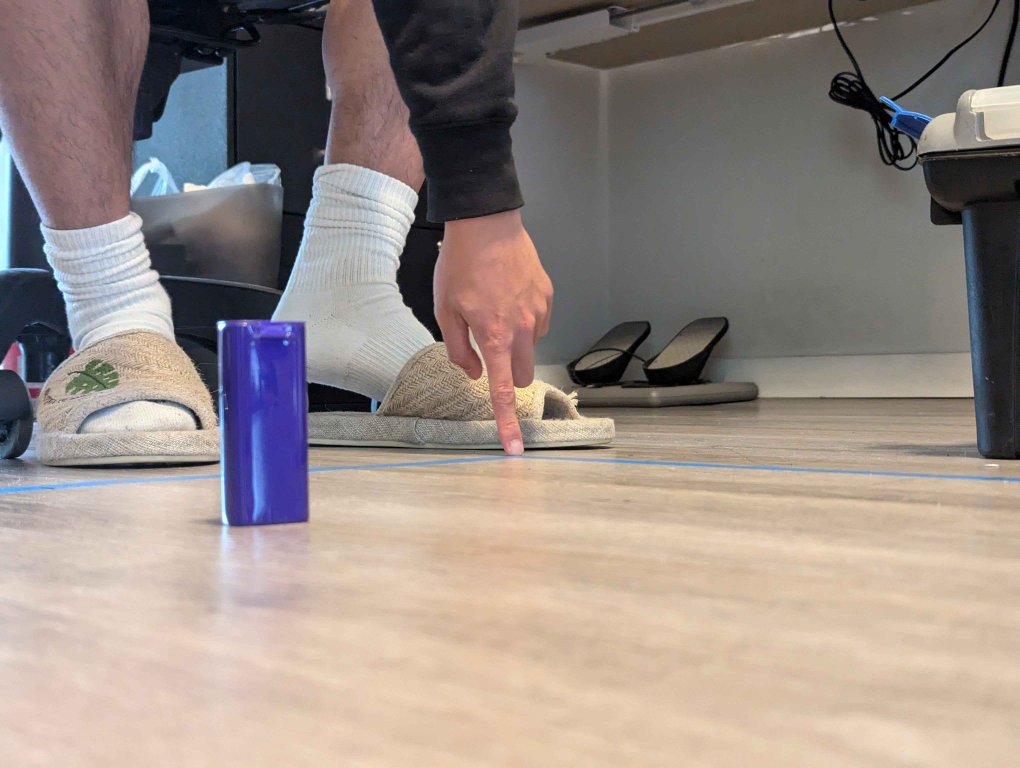
#> input picture Images/close.jpg, 4080 x 3072 px, given in place of the camera (shown at 1/4 size)
$ python main.py
#> lines starting #> are read from the running program, lines starting #| are printed output that depends on the picture; after the words box and inside, x2 and y2 are one past the last pixel; in counts of white or black regions, pixels touching at a corner belong together; long printed decimals are rounded
### 3d/cameraTrack.py
import math


def triangulate_XY(p1, p2):
    '''
    This function takes in the pixel displacement on the horizontal direction, and returns the X,Y coordinate of the object.
    '''
    if p1 is None or p2 is None:
        print("missing a variable")
    else:
        o1 = 90
        o2 = 270 #iphone
        px1 = 1280
        px2 = 1920#iphone
        FOV1 = 48.2
        FOV2 = 69.4
        x1 = 27
        y1 = 0
        x2 = 27
        y2 = 55
        angle1 = (p1)*FOV1/px1
        absAngle1 = o1 + FOV1/2 - angle1

        angle2 = (p2)*FOV2/px2
        absAngle2 = o2 + FOV2/2 - angle2

        A1 = math.tan(math.radians(absAngle1))
        A2 = math.tan(math.radians(absAngle2))

        x = (A1 * x1 - A2 * x2 + y2 - y1) / (A1 - A2)
        y = A1 * (x - x1) + y1

        print(x, y)
        return (x, y)

def triangulate_Z(p1, p2):
    '''
    This function takes in the pixel displacement vertically and returns the Z coordinate of the object.
    '''
    if p1 is None or p2 is None:
        print("missing a variable bro")
    else:
        o1 = 29.4 #iphone
        o2 = 29.4
        px1 = 1080
        px2 = 720
        FOV1 = 49.6
        FOV2 = 28
        d = 50
        angle1 = (p1)*FOV1/px1
        absAngle1 = o1 + FOV1/2 - angle1

        angle2 = (p2)*FOV2/px2
        absAngle2 = o2 + FOV2/2 - angle2

        A1 = math.tan(math.radians(absAngle1))
        A2 = math.tan(math.radians(absAngle2))

        x = (d * A2) / (A1 + A2)
        z = x * A1

        return z

### 3d/main.py
import cv2
import numpy as np
import cameraTrack
import matplotlib.pyplot as plt

# Initialize the cameras
cap1 = cv2.VideoCapture(0)  # First camera
cap2 = cv2.VideoCapture(1)  # Second camera

# [9 lines of commented-out code are left out]
lower = np.array([130, 50, 50])
upper = np.array([255, 255, 255])

def process_frame(frame):
    # Convert the frame to HSV color space
    hsv = cv2.cvtColor(frame, cv2.COLOR_BGR2HSV)

    # Create a mask for the color
    mask = cv2.inRange(hsv, lower, upper)

    # Find contours
    contours, _ = cv2.findContours(mask, cv2.RETR_TREE, cv2.CHAIN_APPROX_SIMPLE)

    center_x = None
    center_y = None

    if contours:
        # Find the largest contour
        largest_contour = max(contours, key=cv2.contourArea)

        # Get the bounding box coordinates
        x, y, w, h = cv2.boundingRect(largest_contour)

        # Calculate the center of the bounding box
        center_x = x + w // 2
        center_y = y + h // 2

        # Draw the bounding box and center point on the frame
        cv2.rectangle(frame, (x, y), (x + w, y + h), (0, 255, 0), 2)
        cv2.circle(frame, (center_x, center_y), 5, (0, 255, 0), -1)

        # Display the coordinates
        cv2.putText(frame, f"X: {center_x}, Y: {center_y}", (center_x - 50, center_y - 10), cv2.FONT_HERSHEY_SIMPLEX, 0.5, (255, 255, 255), 2)

        # Print the coordinates
        print(f"Object coordinates: X: {center_x}, Y: {center_y}")

    return frame, mask, center_x, center_y

def generate_data_stream():
    while True:
        x = np.random.rand()
        y = np.random.rand()
        yield (x, y)

data_stream = generate_data_stream()

# Initialize the plot
plt.ion()  # Turn on interactive mode
fig, ax = plt.subplots()
scatter = ax.scatter([], [], c='b')  # 'b' stands for blue color
ax.set_xlim(0, 55)
ax.set_ylim(0, 55)

# Function to update the plot
def update_plot(x):
    scatter.set_offsets(np.array([[x[0], x[1]]]))
    plt.draw()  # Update plot


while True:
    # Capture frame-by-frame from both cameras
    ret1, frame1 = cap1.read()
#> frame1 is the input picture: shape (3072, 4080, 3); mean B, G, R 132.8, 139.4, 151.2
    ret2, frame2 = cap2.read()

    if not ret1:
        break

    # Process frames
    processed_frame1, mask1, p1, p1y = process_frame(frame1)
#> in process_frame, `hsv = cv2.cvtColor(frame, cv2.COLOR_BGR2HSV)`: hsv: shape (3072, 4080, 3); mean H, S, V 42.6, 48.3, 157
#> in process_frame, `mask = cv2.inRange(hsv, lower, upper)`:
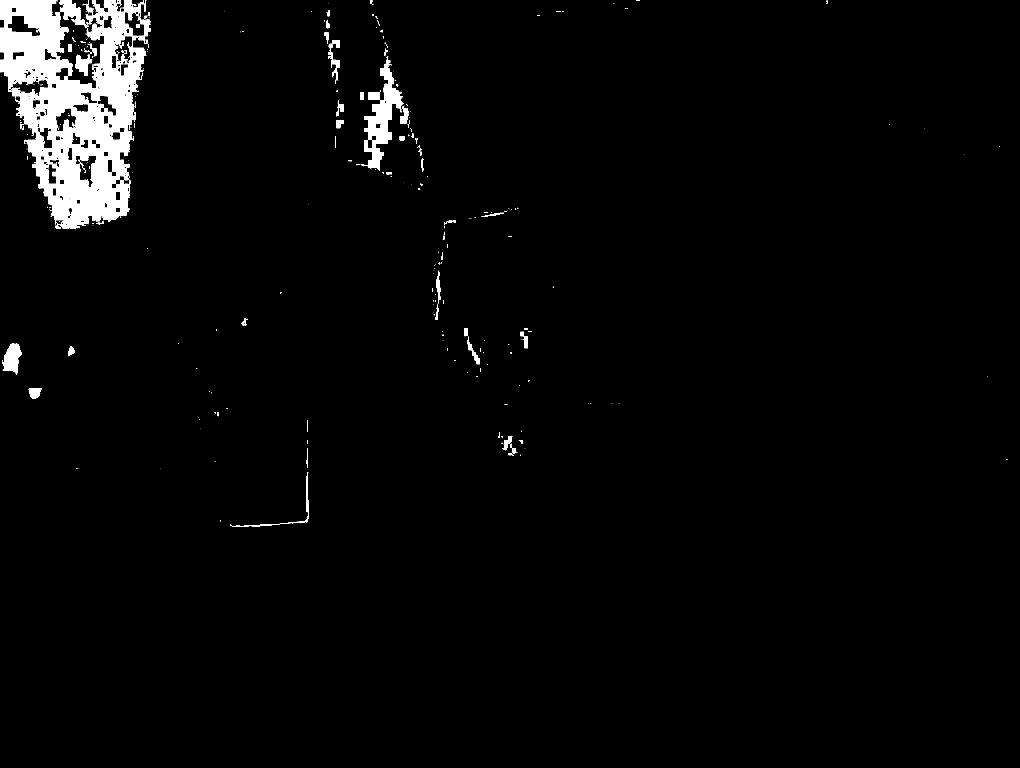
#> mask: shape (3072, 4080) (shown at 1/4 size); 2.8% white; 552 white regions (424 under 20 px)
#> in process_frame, `contours, _ = cv2.findContours(mask, cv2.RETR_TREE, cv2.CHAIN_APPROX_S..`: contours = 1241 contours, 1007 with area under 20; largest, box (x1, y1, x2, y2) and area: (0, 0, 584, 916) 338626, (1457, 225, 1614, 682) 24117, (457, 134, 529, 305) 6340, (32, 304, 194, 391) 5923, (302, 622, 386, 752) 5885
#> in process_frame, `largest_contour = max(contours, key=cv2.contourArea)`: largest_contour = contour of 2299 points, box (x1, y1, x2, y2) (0, 0, 584, 916), area 338626
#> in process_frame, `x, y, w, h = cv2.boundingRect(largest_contour)`: x = 0; w = 584; h = 916
#> in process_frame, `center_x = x + w // 2`: center_x = 292
#> in process_frame, `center_y = y + h // 2`: center_y = 458
#| Object coordinates: X: 292, Y: 458
#> p1 = 292; p1y = 458
    processed_frame2, mask2, p2, p2y= process_frame(frame2)
#| Object coordinates: X: 292, Y: 458
#> p2 = 292; p2y = 458

    if p1 is not None and p2 is not None:
        update_plot(cameraTrack.triangulate_XY(p1, p2))
#> in triangulate_XY, `angle1 = (p1)*FOV1/px1`: angle1 = 11
#> in triangulate_XY, `absAngle1 = o1 + FOV1/2 - angle1`: absAngle1 = 103.1
#> in triangulate_XY, `angle2 = (p2)*FOV2/px2`: angle2 = 10.55
#> in triangulate_XY, `absAngle2 = o2 + FOV2/2 - angle2`: absAngle2 = 294.1
#> in triangulate_XY, `A1 = math.tan(math.radians(absAngle1))`: A1 = -4.3
#> in triangulate_XY, `A2 = math.tan(math.radians(absAngle2))`: A2 = -2.23
#> in triangulate_XY, `x = (A1 * x1 - A2 * x2 + y2 - y1) / (A1 - A2)`: x = 0.365
#> in triangulate_XY, `y = A1 * (x - x1) + y1`: y = 114.4
#| 0.3653 114.416
        # plt.show()
    if p1y is not None and p2y is not None:
        print("z: " + str(cameraTrack.triangulate_Z(p1y, p2y)))
#> in triangulate_Z, `angle1 = (p1)*FOV1/px1`: angle1 = 21.03
#> in triangulate_Z, `absAngle1 = o1 + FOV1/2 - angle1`: absAngle1 = 33.17
#> in triangulate_Z, `angle2 = (p2)*FOV2/px2`: angle2 = 17.81
#> in triangulate_Z, `absAngle2 = o2 + FOV2/2 - angle2`: absAngle2 = 25.59
#> in triangulate_Z, `A1 = math.tan(math.radians(absAngle1))`: A1 = 0.654
#> in triangulate_Z, `A2 = math.tan(math.radians(absAngle2))`: A2 = 0.479
#> in triangulate_Z, `x = (d * A2) / (A1 + A2)`: x = 21.14
#> in triangulate_Z, `z = x * A1`: z = 13.82
#| z: 13.818

    # Display the resulting frames
    cv2.imshow('Frame 1', processed_frame1)
    cv2.imshow('Mask 1', mask1)
    cv2.imshow('Frame 2', processed_frame2)
    cv2.imshow('Mask 2', mask2)

    # Break the loop on 'q' key press
    if cv2.waitKey(1) & 0xFF == ord('q'):
#> (key q is pressed here)
        break

# Release the cameras and close all OpenCV windows
cap1.release()
cap2.release()
cv2.destroyAllWindows()
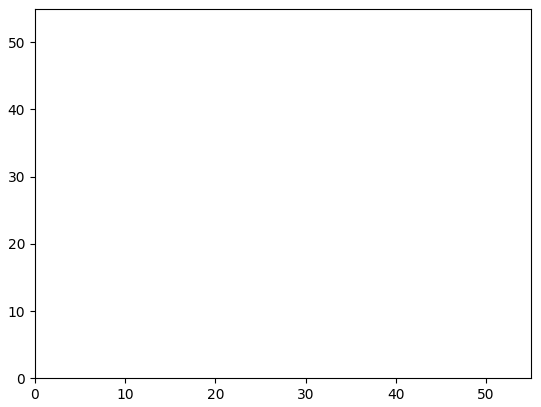
#> figure drawn by matplotlib, 1 panel
